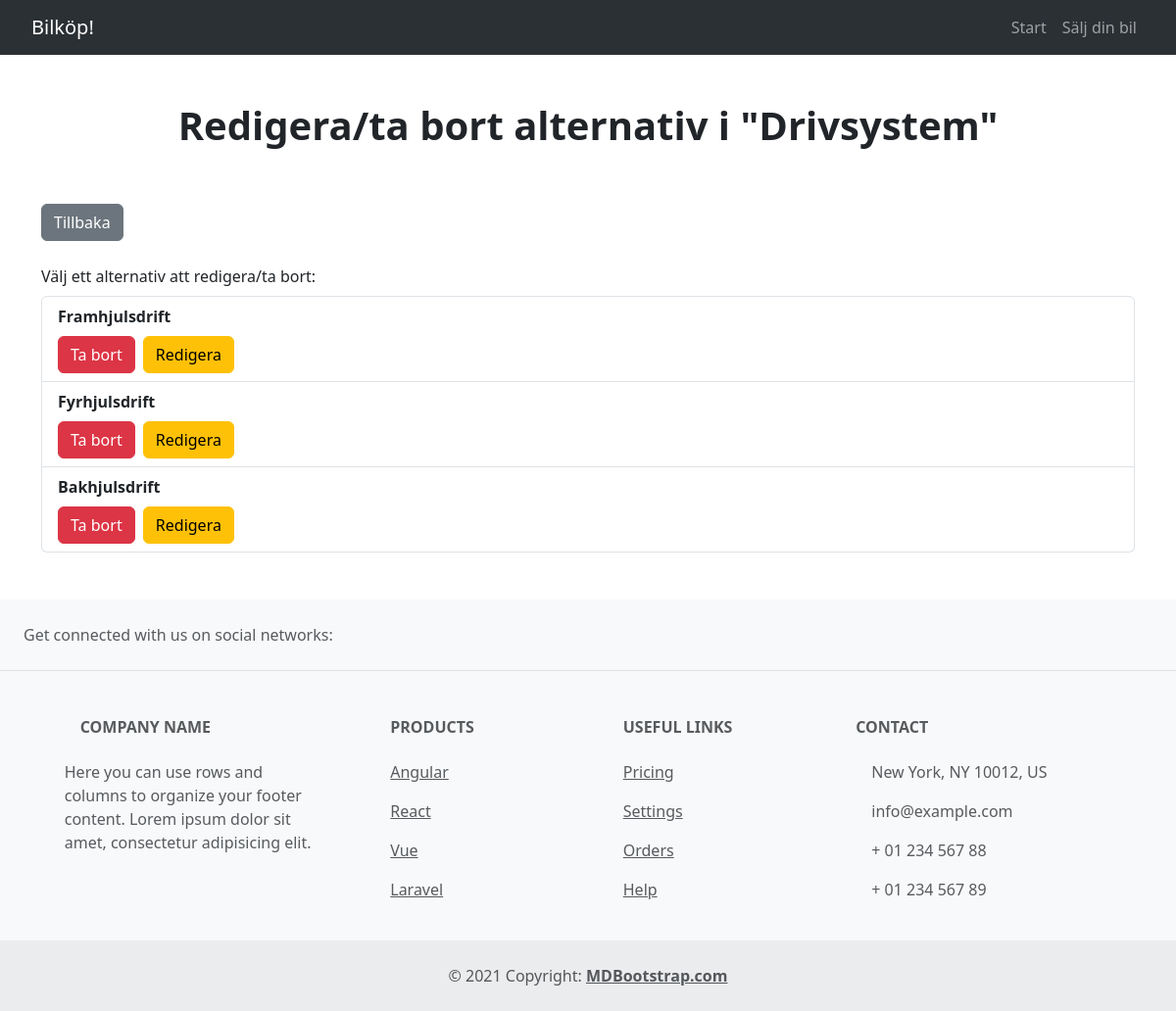
Page /listattributes.php?option=drivetype on the committed database.
### tables this page shows
CREATE TABLE `table_drive_type` (
  `drive_type_id` int(11) NOT NULL,
  `drive_type_name` varchar(255) NOT NULL
);

### includes/functions.php (called while the page is built, shortened)
<?php
function selectAttributes($pdo, $attributeTable) {
	$attributesQuery = "SELECT * FROM $attributeTable";
	$attributesArray = $pdo->query($attributesQuery)->fetchAll();
	return $attributesArray;
}
?>

### listattributes.php (the view, shortened to what this page needs)
<?php
include_once 'includes/config.php';
include_once 'includes/functions.php';
$currentOption = $_GET['option'];
switch ($currentOption) {
    case 'drivetype':
        $optionName = 'Drivsystem';
        $attributeTable = 'table_drive_type';
        break;
}
$attributeData = selectAttributes($pdo, $attributeTable);
$keys = array_keys($attributeData[0]);
include_once 'includes/header.php';
?>
<div class="container mt-5">
    <h1 class="text-center fw-bold mb-5">Redigera/ta bort alternativ i "<?php echo $optionName ?>"</h1>
    <a href='index.php' class='btn btn-secondary mt-2 mb-4 me-1'>Tillbaka</a>
    <form action="" method="post">
        <label for="new-attribute" class="form-label"> Välj ett alternativ att redigera/ta bort:</label><br>
            <ul class="list-group">
                <?php
                $tableRow = 0;
                foreach($attributeData as $attribute) {
                    echo "<li class='list-group-item fw-bold'>
                    {$attribute[$keys[1]]}<br>
                    <a href='deleteattribute.php?option={$currentOption}&attribute={$tableRow}' class='btn btn-danger mt-2 me-1'>Ta bort</a>
                    <a href='editattribute.php?option={$currentOption}&attribute={$tableRow}' class='btn btn-warning mt-2'>Redigera</a>
                    </li>";
                    $tableRow++;
                }
                ?>
            </ul>
    </form>
</div>
<?php
include_once 'includes/footer.php';
?>

### rows in the picture
table_drive_type: drive_type_name "Framhjulsdrift"
table_drive_type: drive_type_name "Fyrhjulsdrift"
table_drive_type: drive_type_name "Bakhjulsdrift"

### other values in the picture
$optionName "Drivsystem"
